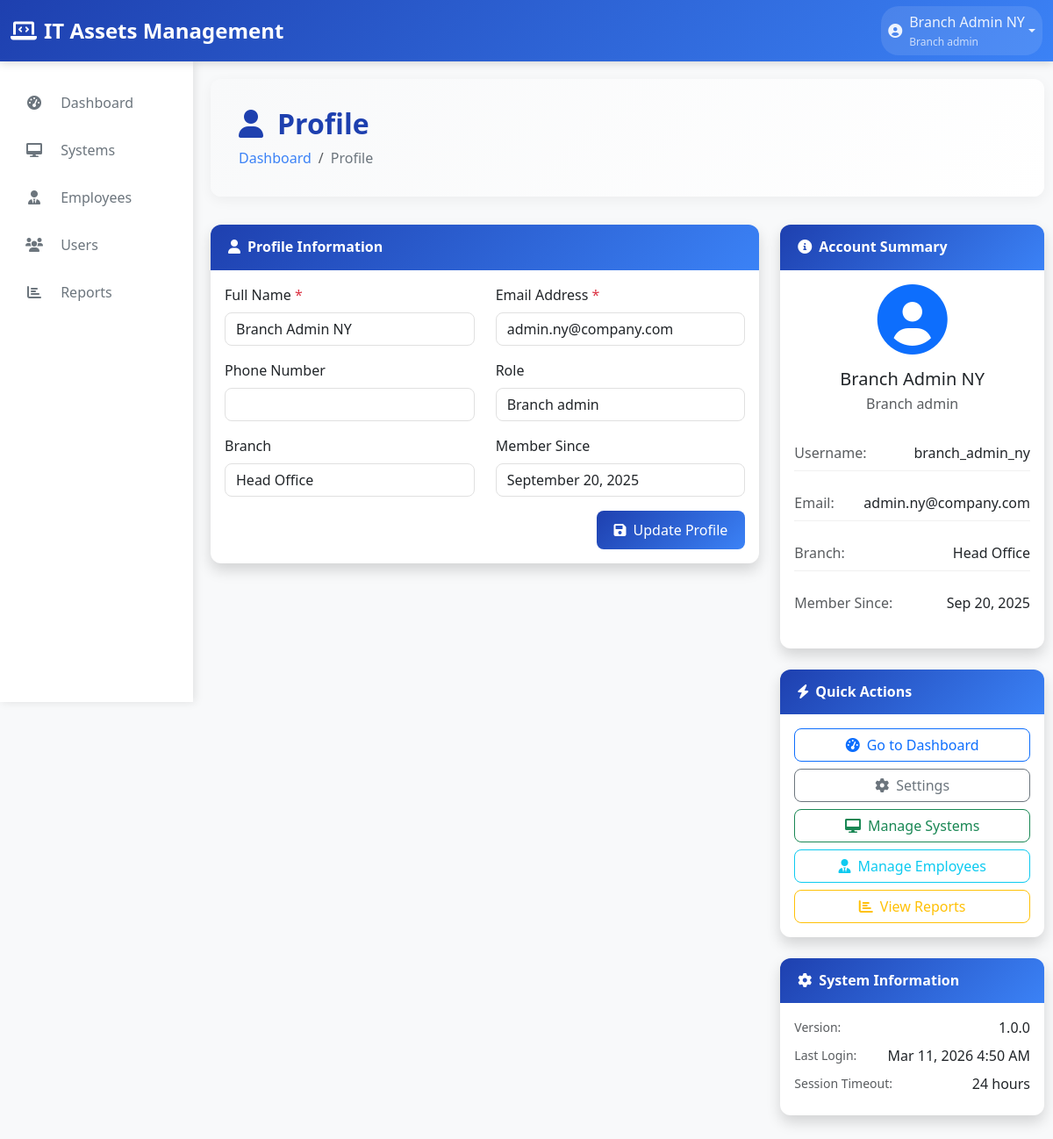
The app's page /profile.php (signed in) with its own data.
### tables this page shows
CREATE TABLE IF NOT EXISTS users (
    id INT AUTO_INCREMENT PRIMARY KEY,
    username VARCHAR(50) UNIQUE NOT NULL,
    password VARCHAR(255) NOT NULL,
    role ENUM('super_admin', 'branch_admin') NOT NULL,
    branch_id INT NULL,
    full_name VARCHAR(100) NOT NULL,
    email VARCHAR(100) NOT NULL,
    created_at TIMESTAMP DEFAULT CURRENT_TIMESTAMP,
    FOREIGN KEY (branch_id) REFERENCES branches(id) ON DELETE SET NULL
);

CREATE TABLE IF NOT EXISTS branches (
    id INT AUTO_INCREMENT PRIMARY KEY,
    name VARCHAR(100) NOT NULL,
    location VARCHAR(200) NOT NULL,
    created_at TIMESTAMP DEFAULT CURRENT_TIMESTAMP
);

### config/session.php (called while the page is built, shortened)
<?php
function isLoggedIn() {
    return isset($_SESSION['user_id']) && isset($_SESSION['role']);
}
function hasRole($role) {
    return isLoggedIn() && $_SESSION['role'] === $role;
}
function isSuperAdmin() {
    return hasRole('super_admin');
}
?>

### profile.php (the view, shortened to what this page needs)
<?php
require_once 'config/session.php';
$pdo = getFreshConnection();
$stmt = $pdo->prepare("SELECT * FROM users WHERE id = ?");
$stmt->execute([$_SESSION['user_id']]);
$user = $stmt->fetch();
$branchName = '';
if ($user['branch_id']) {
    $stmt = $pdo->prepare("SELECT name FROM branches WHERE id = ?");
    $stmt->execute([$user['branch_id']]);
    $branch = $stmt->fetch();
    $branchName = $branch ? $branch['name'] : 'N/A';
}
include 'includes/header.php';
include 'includes/sidebar.php';
?>
<div class="main-content">
    <div class="content-wrapper">
        <div class="page-header">
            <h1 class="page-title">
                <i class="fas fa-user me-3"></i>Profile
            </h1>
            <nav aria-label="breadcrumb">
                <ol class="breadcrumb">
                    <li class="breadcrumb-item"><a href="<?php echo isSuperAdmin() ? 'dashboard.php' : 'branch_dashboard.php'; ?>">Dashboard</a></li>
                    <li class="breadcrumb-item active">Profile</li>
                </ol>
            </nav>
        </div>
        <div class="row">
            <div class="col-lg-8">
                <div class="card shadow mb-4">
                    <div class="card-header py-3">
                        <h6 class="m-0 font-weight-bold text-white">
                            <i class="fas fa-user me-2"></i>Profile Information
                        </h6>
                    </div>
                    <div class="card-body">
                        <form method="POST">
                            <div class="row">
                                <div class="col-md-6">
                                    <div class="mb-3">
                                        <label for="full_name" class="form-label">Full Name <span class="text-danger">*</span></label>
                                        <input type="text" class="form-control" id="full_name" name="full_name"
                                               value="<?php echo htmlspecialchars($user['full_name']); ?>" required>
                                    </div>
                                </div>
                                <div class="col-md-6">
                                    <div class="mb-3">
                                        <label for="email" class="form-label">Email Address <span class="text-danger">*</span></label>
                                        <input type="email" class="form-control" id="email" name="email"
                                               value="<?php echo htmlspecialchars($user['email']); ?>" required>
                                    </div>
                                </div>
                                <div class="col-md-6">
                                    <div class="mb-3">
                                        <label for="phone" class="form-label">Phone Number</label>
                                        <input type="tel" class="form-control" id="phone" name="phone"
                                               value="<?php echo htmlspecialchars($user['phone'] ?? ''); ?>">
                                    </div>
                                </div>
                                <div class="col-md-6">
                                    <div class="mb-3">
                                        <label class="form-label">Role</label>
                                        <input type="text" class="form-control" value="<?php echo ucfirst(str_replace('_', ' ', $user['role'])); ?>" readonly>
                                    </div>
                                </div>
                                <div class="col-md-6">
                                    <div class="mb-3">
                                        <label class="form-label">Branch</label>
                                        <input type="text" class="form-control" value="<?php echo htmlspecialchars($branchName); ?>" readonly>
                                    </div>
                                </div>
                                <div class="col-md-6">
                                    <div class="mb-3">
                                        <label class="form-label">Member Since</label>
                                        <input type="text" class="form-control" value="<?php echo date('F j, Y', strtotime($user['created_at'])); ?>" readonly>
                                    </div>
                                </div>
                            </div>
                            <div class="d-flex justify-content-end">
                                <button type="submit" class="btn btn-primary">
                                    <i class="fas fa-save me-2"></i>Update Profile
                                </button>
                            </div>
                        </form>
                    </div>
                </div>
            </div>
            <div class="col-lg-4">
                <div class="card shadow mb-4">
                    <div class="card-header py-3">
                        <h6 class="m-0 font-weight-bold text-white">
                            <i class="fas fa-info-circle me-2"></i>Account Summary
                        </h6>
                    </div>
                    <div class="card-body">
                        <div class="text-center mb-4">
                            <div class="profile-avatar">
                                <i class="fas fa-user-circle fa-5x text-primary"></i>
                            </div>
                            <h5 class="mt-3 mb-1"><?php echo htmlspecialchars($user['full_name']); ?></h5>
                            <p class="text-muted mb-0"><?php echo ucfirst(str_replace('_', ' ', $user['role'])); ?></p>
                        </div>
                        <div class="account-stats">
                            <div class="stat-item mb-3">
                                <div class="d-flex justify-content-between align-items-center">
                                    <span class="text-muted">Username:</span>
                                    <span class="fw-medium"><?php echo htmlspecialchars($user['username']); ?></span>
                                </div>
                            </div>
                            <div class="stat-item mb-3">
                                <div class="d-flex justify-content-between align-items-center">
                                    <span class="text-muted">Email:</span>
                                    <span class="fw-medium"><?php echo htmlspecialchars($user['email']); ?></span>
                                </div>
                            </div>
                            <div class="stat-item mb-3">
                                <div class="d-flex justify-content-between align-items-center">
                                    <span class="text-muted">Branch:</span>
                                    <span class="fw-medium"><?php echo htmlspecialchars($branchName); ?></span>
                                </div>
                            </div>
                            <div class="stat-item mb-3">
                                <div class="d-flex justify-content-between align-items-center">
                                    <span class="text-muted">Member Since:</span>
                                    <span class="fw-medium"><?php echo date('M j, Y', strtotime($user['created_at'])); ?></span>
                                </div>
                            </div>
                        </div>
                    </div>
                </div>
                <div class="card shadow mb-4">
                    <div class="card-header py-3">
                        <h6 class="m-0 font-weight-bold text-white">
                            <i class="fas fa-bolt me-2"></i>Quick Actions
                        </h6>
                    </div>
                    <div class="card-body">
                        <div class="d-grid gap-2">
                            <a href="<?php echo isSuperAdmin() ? 'dashboard.php' : 'branch_dashboard.php'; ?>" class="btn btn-outline-primary">
                                <i class="fas fa-tachometer-alt me-2"></i>Go to Dashboard
                            </a>
                            <a href="settings.php" class="btn btn-outline-secondary">
                                <i class="fas fa-cog me-2"></i>Settings
                            </a>
                            <a href="systems.php" class="btn btn-outline-success">
                                <i class="fas fa-desktop me-2"></i>Manage Systems
                            </a>
                            <a href="employees.php" class="btn btn-outline-info">
                                <i class="fas fa-user-tie me-2"></i>Manage Employees
                            </a>
                            <a href="reports.php" class="btn btn-outline-warning">
                                <i class="fas fa-chart-bar me-2"></i>View Reports
                            </a>
                        </div>
                    </div>
                </div>
                <div class="card shadow">
                    <div class="card-header py-3">
                        <h6 class="m-0 font-weight-bold text-white">
                            <i class="fas fa-cog me-2"></i>System Information
                        </h6>
                    </div>
                    <div class="card-body">
                        <div class="system-info">
                            <div class="info-item mb-2">
                                <small class="text-muted">Version:</small>
                                <span class="fw-medium">1.0.0</span>
                            </div>
                            <div class="info-item mb-2">
                                <small class="text-muted">Last Login:</small>
                                <span class="fw-medium"><?php echo date('M j, Y g:i A'); ?></span>
                            </div>
                            <div class="info-item mb-2">
                                <small class="text-muted">Session Timeout:</small>
                                <span class="fw-medium">24 hours</span>
                            </div>
                        </div>
                    </div>
                </div>
            </div>
        </div>
    </div>
</div>
<?php include 'includes/footer.php'; ?>

### includes/header.php (style rules this page uses)
:root { --primary-color: #1e40af; --secondary-color: #3b82f6; --accent-color: #1d4ed8; --dark-blue: #1e3a8a; --light-blue: #dbeafe; --sidebar-width: 220px; --header-height: 70px; }
body { font-family: 'Segoe UI', Tahoma, Geneva, Verdana, sans-serif; background-color: #f8f9fa; transition: background-color 0.3s ease, color 0.3s ease; }
.main-content { margin-left: var(--sidebar-width); padding-top: var(--header-height); min-height: calc(100vh - var(--header-height)); }
.content-wrapper { padding: 20px 10px 20px 20px; max-width: 100%; margin: 0; }
.card { margin-bottom: 20px; }
.page-header { background: white; border-radius: 15px; padding: 25px; margin-bottom: 30px; box-shadow: 0 2px 10px rgba(0,0,0,0.05); }
.page-title { font-size: 2rem; font-weight: 700; color: var(--primary-color); margin: 0; }
.breadcrumb { background: none; padding: 0; margin: 10px 0 0 0; }
.breadcrumb-item a { color: var(--primary-color); text-decoration: none; }
.card { border: none; border-radius: 15px; box-shadow: 0 2px 10px rgba(0,0,0,0.05); transition: all 0.3s ease; }
.card-header { background: linear-gradient(135deg, var(--primary-color) 0%, var(--secondary-color) 100%); color: white; border-radius: 15px 15px 0 0 !important; padding: 20px; font-weight: 600; }
.card-header h6 { color: white !important; font-weight: 700 !important; margin: 0; }
.card-header .m-0 { color: white !important; font-weight: 700 !important; }
.btn-primary { background: linear-gradient(135deg, var(--primary-color) 0%, var(--secondary-color) 100%); border: none; border-radius: 10px; padding: 10px 20px; font-weight: 600; transition: all 0.3s ease; }

### profile.php (style rules this page uses)
.profile-avatar { margin-bottom: 1rem; }
.account-stats .stat-item { padding: 0.5rem 0; border-bottom: 1px solid #f0f0f0; }
.account-stats .stat-item:last-child { border-bottom: none; }
.system-info .info-item { display: flex; justify-content: space-between; align-items: center; }
.card { border: none; border-radius: 12px; transition: all 0.3s ease; }
.card-header { background: linear-gradient(135deg, var(--primary-color) 0%, var(--secondary-color) 100%); border-radius: 12px 12px 0 0 !important; border: none; }
.btn { border-radius: 8px; font-weight: 500; transition: all 0.3s ease; }
.form-control { border-radius: 8px; border: 1px solid #e0e0e0; transition: all 0.3s ease; }
.page-header { background: linear-gradient(135deg, #f8f9fa 0%, #ffffff 100%); padding: 2rem; border-radius: 12px; margin-bottom: 2rem; box-shadow: 0 4px 15px rgba(0,0,0,0.05); }
.page-title { color: var(--primary-color); font-weight: 700; margin-bottom: 0.5rem; }
.breadcrumb { background: none; padding: 0; margin: 0; }
.breadcrumb-item a { color: var(--secondary-color); text-decoration: none; }
.breadcrumb-item.active { color: #6c757d; }

### records on screen
users: full_name "Branch Admin NY", email "admin.ny@company.com", role "Branch admin", created_at "September 20, 2025", username "branch_admin_ny", created_at "Sep 20, 2025"
branches: name "Head Office"

### other values on screen
$_SESSION['full_name'] "Branch Admin NY"
str_replace('_', ' ', $_SESSION['role']) "Branch admin"
